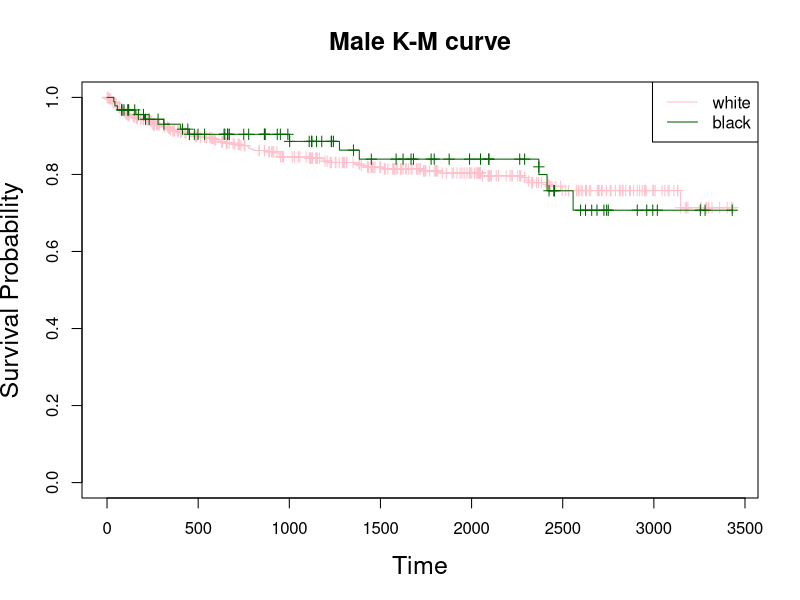
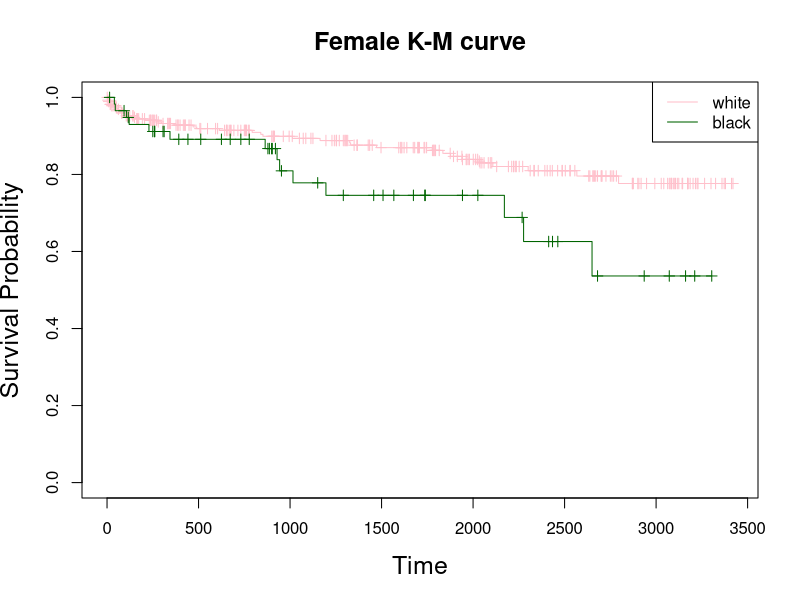

The R source for these figures, in order:
## ---- chunk 1
library(dplyr)
library(survival)
library(MASS)
library(KMsurv)
library(survminer)
## ---- chunk 2
# build data frame
time = c(4, 12, 15, 21, 23,
         2, 6, 8, 10, 19)
cens = c(0, 1, 0, 1, 0,
         0, 1, 1, 0, 0)
group = c(rep("group1", 5),
          rep("group2", 5))
df = data.frame(time, cens, group)
# log-rank test
survdiff(Surv(time, cens)~group, data = df)
## ---- chunk 3
data(kidtran)
kidtran %>% head(10)
# for male group
KM1 = survfit(Surv(time, delta)~race, data = subset(kidtran, gender == 1), conf.type = "log")
plot(KM1, conf.int = F, mark.time = T, 
     xlab = "Time", ylab = "Survival Probability", main = "Male K-M curve",
     col = c("pink", "dark green"),
     cex.lab = 1.5, cex.main = 1.5)
legend('topright', c("white", "black"), lty=1, col = c("pink", "dark green"))
# log rank test
survdiff(Surv(time, delta)~race, data = subset(kidtran, gender == 1))
## ---- chunk 4
# for female group
KM2 = survfit(Surv(time, delta)~race, data = subset(kidtran, gender == 2), conf.type = "log")
plot(KM2, conf.int = F, mark.time = T, 
     xlab = "Time", ylab = "Survival Probability", main = "Female K-M curve",
     col = c("pink", "dark green"),
     cex.lab = 1.5, cex.main = 1.5)
legend('topright', c("white", "black"), lty=1, col = c("pink", "dark green"))
# log rank test
survdiff(Surv(time, delta)~race, data = subset(kidtran, gender == 2))
## ---- chunk 5
data(larynx)
larynx %>% head(10)
attach(larynx)
Z1 = as.numeric(stage == 2)
Z2 = as.numeric(stage == 3)
Z3 = as.numeric(stage == 4)
Z4 = age
fit2 = coxph(Surv(time, delta)~Z1+Z2+Z3+Z4+Z1*Z4, data=larynx, method = 'breslow')
summary(fit2)
